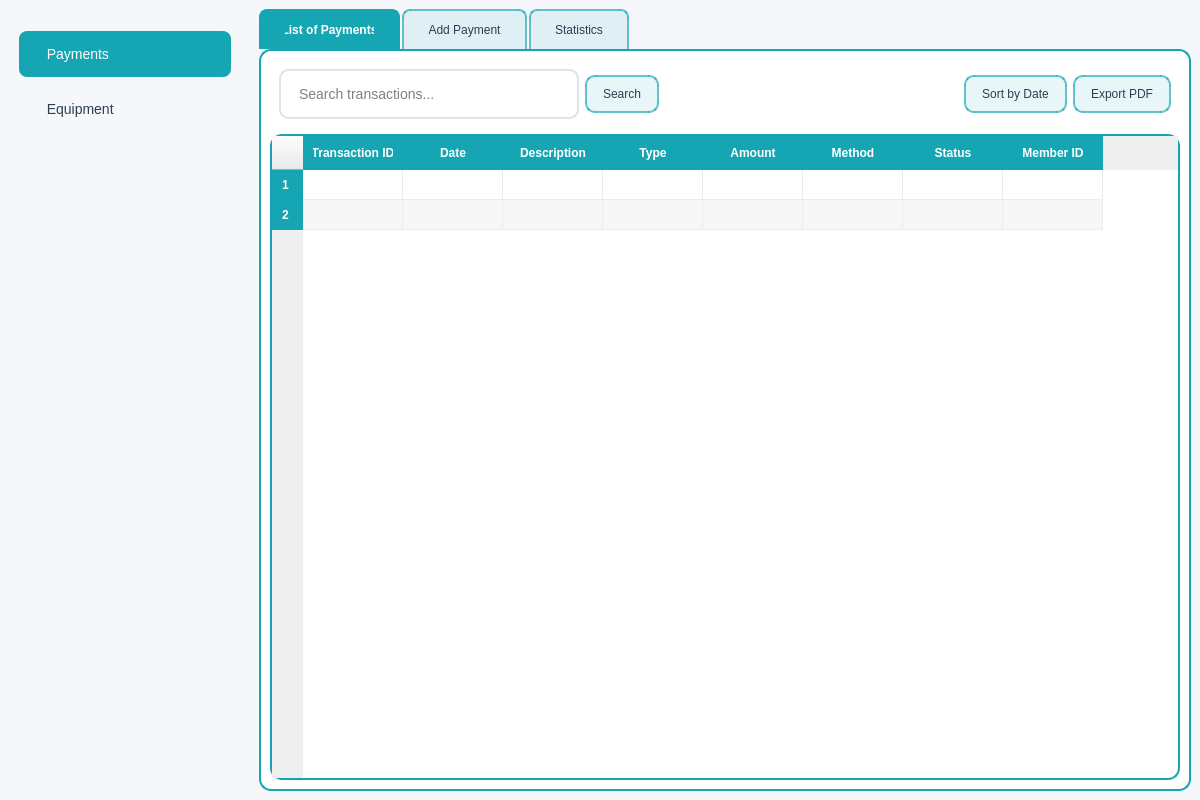
<?xml version="1.0" encoding="UTF-8"?>
<ui version="4.0">
 <class>MainWindow</class>
 <widget class="QMainWindow" name="MainWindow">
  <property name="geometry">
   <rect>
    <x>0</x>
    <y>0</y>
    <width>1200</width>
    <height>800</height>
   </rect>
  </property>
  <property name="windowTitle">
   <string>VIBRA CLUB - Management System</string>
  </property>
  <property name="styleSheet">
   <string notr="true">QMainWindow {
    background-color: #f5f7fa;
}

/* Sidebar Styling */
#sidebarFrame {
    background-color: qlineargradient(x1:0, y1:0, x2:1, y2:0,
                                      stop:0 rgba(22, 165, 179, 0.28),
                                      stop:1 rgba(22, 165, 179, 0.12));
    border-right: 1px solid #e0e4e7;
}

#navigationFrame {
    background-color: transparent;
}

QPushButton#paymentsButton, QPushButton#equipmentButton {
    background-color: transparent;
    border: none;
    padding: 15px 20px;
    text-align: left;
    font-size: 14px;
    color: #2c3e50;
    border-radius: 8px;
    margin: 2px 10px;
}

QPushButton#paymentsButton:hover, QPushButton#equipmentButton:hover {
    background-color: #e8f4f5;
}

QPushButton#paymentsButton:checked, QPushButton#equipmentButton:checked {
    background-color: #16a5b3;
    color: white;
}

QPushButton#paymentsButton:checked:hover, QPushButton#equipmentButton:checked:hover {
    background-color: #139aa6;
}

/* Tab Widget Styling */
QTabWidget::pane {
    border: 2px solid #16a5b3;
    background-color: white;
    border-radius: 12px;
    box-shadow: 0 4px 6px rgba(22, 165, 179, 0.1);
}

QTabBar::tab {
    background-color: rgba(22, 165, 179, 0.10);
    color: #2c3e50;
    padding: 12px 24px;
    margin-right: 2px;
    border-top-left-radius: 8px;
    border-top-right-radius: 8px;
    border: 1.5px solid rgba(22, 165, 179, 0.65);
    border-bottom: none;
}

QTabBar::tab:selected {
    background-color: #16a5b3;
    color: white;
    border-color: #16a5b3;
    font-weight: 600;
}

QTabBar::tab:hover:!selected {
    background-color: rgba(22, 165, 179, 0.18);
    border-color: #16a5b3;
}

/* Statistics Cards Styling */
QFrame[objectName*=&quot;Card&quot;] {
    background-color: white;
    border: 1px solid #e0e4e7;
    border-radius: 16px;
    padding: 20px;
    box-shadow: 0 2px 10px rgba(0, 0, 0, 0.05);
}

QFrame[objectName*=&quot;Card&quot;]:hover {
    box-shadow: 0 4px 20px rgba(22, 165, 179, 0.15);
    border-color: #16a5b3;
}

/* Form Styling */
QLineEdit {
    padding: 14px 16px;
    border: 2px solid #e0e4e7;
    border-radius: 10px;
    font-size: 14px;
    background-color: white;
}

QLineEdit:focus {
    border-color: #16a5b3;
    box-shadow: 0 0 0 3px rgba(22, 165, 179, 0.1);
}

QComboBox {
    padding: 14px 16px;
    border: 2px solid #e0e4e7;
    border-radius: 10px;
    font-size: 14px;
    background-color: white;
}

QComboBox:focus {
    border-color: #16a5b3;
    box-shadow: 0 0 0 3px rgba(22, 165, 179, 0.1);
}

QDateEdit, QSpinBox {
    padding: 14px 16px;
    border: 2px solid #e0e4e7;
    border-radius: 10px;
    font-size: 14px;
    background-color: white;
}

QDateEdit:focus, QSpinBox:focus {
    border-color: #16a5b3;
    box-shadow: 0 0 0 3px rgba(22, 165, 179, 0.1);
}

QPushButton#actionButton {
    background: qlineargradient(x1:0, y1:0, x2:0, y2:1,
                               stop:0 #16a5b3, stop:1 #139aa6);
    color: white;
    border: none;
    padding: 14px 28px;
    border-radius: 10px;
    font-size: 14px;
    font-weight: 600;
}

QPushButton#actionButton:hover {
    background: qlineargradient(x1:0, y1:0, x2:0, y2:1,
                               stop:0 #139aa6, stop:1 #0f858f);
}

/* Table Styling */
QTableWidget {
    background-color: white;
    gridline-color: #e6eef0;
    border: 2px solid #16a5b3;
    border-radius: 12px;
    selection-background-color: rgba(22, 165, 179, 0.14);
}

QHeaderView::section {
    background-color: #16a5b3;
    color: white;
    padding: 8px 10px;
    border: none;
    font-weight: 600;
}

/* Default buttons */
QPushButton {
    background-color: rgba(22, 165, 179, 0.10);
    color: #2c3e50;
    border: 1.5px solid rgba(22, 165, 179, 0.65);
    padding: 10px 16px;
    border-radius: 10px;
}

QPushButton:hover {
    background-color: rgba(22, 165, 179, 0.18);
}

QLabel {
    color: #2c3e50;
}
</string>
  </property>
  <widget class="QWidget" name="centralwidget">
   <layout class="QHBoxLayout" name="mainHorizontalLayout">
    <property name="spacing">
     <number>0</number>
    </property>
    <property name="leftMargin">
     <number>0</number>
    </property>
    <property name="topMargin">
     <number>0</number>
    </property>
    <property name="rightMargin">
     <number>0</number>
    </property>
    <property name="bottomMargin">
     <number>0</number>
    </property>
    <item>
     <widget class="QFrame" name="sidebarFrame">
      <property name="minimumSize">
       <size>
        <width>250</width>
        <height>0</height>
       </size>
      </property>
      <property name="maximumSize">
       <size>
        <width>250</width>
        <height>16777215</height>
       </size>
      </property>
      <layout class="QVBoxLayout" name="sidebarLayout">
       <property name="spacing">
        <number>10</number>
       </property>
       <property name="leftMargin">
        <number>0</number>
       </property>
       <property name="topMargin">
        <number>20</number>
       </property>
       <property name="rightMargin">
        <number>0</number>
       </property>
       <property name="bottomMargin">
        <number>20</number>
       </property>
       <item>
        <widget class="QFrame" name="navigationFrame">
         <layout class="QVBoxLayout" name="navigationLayout">
          <property name="spacing">
           <number>5</number>
          </property>
          <item>
           <widget class="QPushButton" name="paymentsButton">
            <property name="text">
             <string>  Payments</string>
            </property>
            <property name="checkable">
             <bool>true</bool>
            </property>
            <property name="checked">
             <bool>true</bool>
            </property>
           </widget>
          </item>
          <item>
           <widget class="QPushButton" name="equipmentButton">
            <property name="text">
             <string>  Equipment</string>
            </property>
            <property name="checkable">
             <bool>true</bool>
            </property>
           </widget>
          </item>
         </layout>
        </widget>
       </item>
       <item>
        <spacer name="verticalSpacer">
         <property name="orientation">
          <enum>Qt::Orientation::Vertical</enum>
         </property>
         <property name="sizeHint" stdset="0">
          <size>
           <width>20</width>
           <height>40</height>
          </size>
         </property>
        </spacer>
       </item>
      </layout>
     </widget>
    </item>
    <item>
     <widget class="QStackedWidget" name="stackedWidget">
      <property name="currentIndex">
       <number>0</number>
      </property>
      <widget class="QWidget" name="paymentPage">
       <layout class="QVBoxLayout" name="paymentPageLayout">
        <item>
         <widget class="QTabWidget" name="paymentTabWidget">
          <property name="currentIndex">
           <number>0</number>
          </property>
          <widget class="QWidget" name="paymentListTab">
           <attribute name="title">
            <string>List of Payments</string>
           </attribute>
           <layout class="QVBoxLayout" name="paymentListLayout">
            <item>
             <widget class="QFrame" name="paymentSearchFrame">
              <layout class="QHBoxLayout" name="paymentSearchLayout">
               <item>
                <widget class="QLineEdit" name="paymentSearchLineEdit">
                 <property name="placeholderText">
                  <string>Search transactions...</string>
                 </property>
                </widget>
               </item>
               <item>
                <widget class="QPushButton" name="paymentSearchButton">
                 <property name="text">
                  <string>Search</string>
                 </property>
                </widget>
               </item>
               <item>
                <spacer name="horizontalSpacer">
                 <property name="orientation">
                  <enum>Qt::Orientation::Horizontal</enum>
                 </property>
                 <property name="sizeHint" stdset="0">
                  <size>
                   <width>40</width>
                   <height>20</height>
                  </size>
                 </property>
                </spacer>
               </item>
               <item>
                <widget class="QPushButton" name="paymentSortButton">
                 <property name="text">
                  <string>Sort by Date</string>
                 </property>
                </widget>
               </item>
               <item>
                <widget class="QPushButton" name="paymentExportButton">
                 <property name="text">
                  <string>Export PDF</string>
                 </property>
                </widget>
               </item>
              </layout>
             </widget>
            </item>
            <item>
             <widget class="QTableWidget" name="paymentTable">
              <property name="alternatingRowColors">
               <bool>true</bool>
              </property>
              <property name="rowCount">
               <number>2</number>
              </property>
              <property name="columnCount">
               <number>8</number>
              </property>
              <row/>
              <row/>
              <column>
               <property name="text">
                <string>Transaction ID</string>
               </property>
              </column>
              <column>
               <property name="text">
                <string>Date</string>
               </property>
              </column>
              <column>
               <property name="text">
                <string>Description</string>
               </property>
              </column>
              <column>
               <property name="text">
                <string>Type</string>
               </property>
              </column>
              <column>
               <property name="text">
                <string>Amount</string>
               </property>
              </column>
              <column>
               <property name="text">
                <string>Method</string>
               </property>
              </column>
              <column>
               <property name="text">
                <string>Status</string>
               </property>
              </column>
              <column>
               <property name="text">
                <string>Member ID</string>
               </property>
              </column>
             </widget>
            </item>
           </layout>
          </widget>
          <widget class="QWidget" name="paymentAddTab">
           <attribute name="title">
            <string>Add Payment</string>
           </attribute>
           <layout class="QVBoxLayout" name="paymentAddLayout">
            <item>
             <widget class="QScrollArea" name="paymentScrollArea">
              <property name="widgetResizable">
               <bool>true</bool>
              </property>
              <widget class="QWidget" name="paymentScrollContent">
               <property name="geometry">
                <rect>
                 <x>0</x>
                 <y>0</y>
                 <width>900</width>
                 <height>704</height>
                </rect>
               </property>
               <layout class="QVBoxLayout" name="paymentFormLayout">
                <item>
                 <widget class="QFrame" name="paymentFormFrame">
                  <layout class="QGridLayout" name="paymentGridLayout">
                   <item row="0" column="0">
                    <widget class="QLabel" name="paymentTypeLabel">
                     <property name="text">
                      <string>Transaction Type:</string>
                     </property>
                    </widget>
                   </item>
                   <item row="0" column="1">
                    <widget class="QComboBox" name="paymentTypeCombo">
                     <item>
                      <property name="text">
                       <string>Income</string>
                      </property>
                     </item>
                     <item>
                      <property name="text">
                       <string>Expense</string>
                      </property>
                     </item>
                    </widget>
                   </item>
                   <item row="1" column="0">
                    <widget class="QLabel" name="paymentDescriptionLabel">
                     <property name="text">
                      <string>Description:</string>
                     </property>
                    </widget>
                   </item>
                   <item row="1" column="1">
                    <widget class="QLineEdit" name="paymentDescriptionEdit">
                     <property name="placeholderText">
                      <string>Enter transaction description</string>
                     </property>
                    </widget>
                   </item>
                   <item row="2" column="0">
                    <widget class="QLabel" name="paymentDateLabel">
                     <property name="text">
                      <string>Date:</string>
                     </property>
                    </widget>
                   </item>
                   <item row="2" column="1">
                    <widget class="QDateEdit" name="paymentDateEdit">
                     <property name="calendarPopup">
                      <bool>true</bool>
                     </property>
                    </widget>
                   </item>
                   <item row="2" column="2">
                    <widget class="QLabel" name="paymentAmountLabel">
                     <property name="text">
                      <string>Amount:</string>
                     </property>
                    </widget>
                   </item>
                   <item row="2" column="3">
                    <widget class="QDoubleSpinBox" name="paymentAmountSpinBox">
                     <property name="prefix">
                      <string>TND </string>
                     </property>
                     <property name="maximum">
                      <double>999999.989999999990687</double>
                     </property>
                    </widget>
                   </item>
                   <item row="3" column="0">
                    <widget class="QLabel" name="paymentMethodLabel">
                     <property name="text">
                      <string>Payment Method:</string>
                     </property>
                    </widget>
                   </item>
                   <item row="3" column="1">
                    <widget class="QComboBox" name="paymentMethodCombo">
                     <item>
                      <property name="text">
                       <string>Cash</string>
                      </property>
                     </item>
                     <item>
                      <property name="text">
                       <string>Credit Card</string>
                      </property>
                     </item>
                     <item>
                      <property name="text">
                       <string>Debit Card</string>
                      </property>
                     </item>
                     <item>
                      <property name="text">
                       <string>Bank Transfer</string>
                      </property>
                     </item>
                    </widget>
                   </item>
                   <item row="3" column="2">
                    <widget class="QLabel" name="paymentCategoryLabel">
                     <property name="text">
                      <string>Category:</string>
                     </property>
                    </widget>
                   </item>
                   <item row="3" column="3">
                    <widget class="QComboBox" name="paymentCategoryCombo">
                     <item>
                      <property name="text">
                       <string>Membership Fees</string>
                      </property>
                     </item>
                     <item>
                      <property name="text">
                       <string>Equipment</string>
                      </property>
                     </item>
                     <item>
                      <property name="text">
                       <string>Utilities</string>
                      </property>
                     </item>
                     <item>
                      <property name="text">
                       <string>Salaries</string>
                      </property>
                     </item>
                    </widget>
                   </item>
                   <item row="4" column="0">
                    <widget class="QLabel" name="paymentMemberLabel">
                     <property name="text">
                      <string>Member ID:</string>
                     </property>
                    </widget>
                   </item>
                   <item row="4" column="1">
                    <widget class="QLineEdit" name="paymentMemberEdit">
                     <property name="placeholderText">
                      <string>Enter member ID</string>
                     </property>
                    </widget>
                   </item>
                   <item row="4" column="2">
                    <widget class="QLabel" name="paymentStatusLabel">
                     <property name="text">
                      <string>Status:</string>
                     </property>
                    </widget>
                   </item>
                   <item row="4" column="3">
                    <widget class="QComboBox" name="paymentStatusCombo">
                     <item>
                      <property name="text">
                       <string>Completed</string>
                      </property>
                     </item>
                     <item>
                      <property name="text">
                       <string>Pending</string>
                      </property>
                     </item>
                     <item>
                      <property name="text">
                       <string>Failed</string>
                      </property>
                     </item>
                    </widget>
                   </item>
                   <item row="5" column="0" colspan="4">
                    <layout class="QHBoxLayout" name="paymentButtonLayout">
                     <item>
                      <spacer name="horizontalSpacer_2">
                       <property name="orientation">
                        <enum>Qt::Orientation::Horizontal</enum>
                       </property>
                       <property name="sizeHint" stdset="0">
                        <size>
                         <width>40</width>
                         <height>20</height>
                        </size>
                       </property>
                      </spacer>
                     </item>
                     <item>
                      <widget class="QPushButton" name="addPaymentButton">
                       <property name="text">
                        <string>Add Payment</string>
                       </property>
                      </widget>
                     </item>
                     <item>
                      <widget class="QPushButton" name="clearPaymentFormButton">
                       <property name="text">
                        <string>Clear Form</string>
                       </property>
                      </widget>
                     </item>
                     <item>
                      <spacer name="horizontalSpacer_3">
                       <property name="orientation">
                        <enum>Qt::Orientation::Horizontal</enum>
                       </property>
                       <property name="sizeHint" stdset="0">
                        <size>
                         <width>40</width>
                         <height>20</height>
                        </size>
                       </property>
                      </spacer>
                     </item>
                    </layout>
                   </item>
                  </layout>
                 </widget>
                </item>
               </layout>
              </widget>
             </widget>
            </item>
           </layout>
          </widget>
          <widget class="QWidget" name="paymentStatsTab">
           <attribute name="title">
            <string>Statistics</string>
           </attribute>
           <layout class="QVBoxLayout" name="paymentStatsLayout">
            <item>
             <widget class="QScrollArea" name="paymentStatsScrollArea">
              <property name="widgetResizable">
               <bool>true</bool>
              </property>
              <widget class="QWidget" name="paymentStatsContent">
               <property name="geometry">
                <rect>
                 <x>0</x>
                 <y>0</y>
                 <width>900</width>
                 <height>704</height>
                </rect>
               </property>
               <layout class="QVBoxLayout" name="paymentStatsContentLayout">
                <item>
                 <widget class="QFrame" name="paymentSummaryFrame">
                  <layout class="QHBoxLayout" name="paymentSummaryLayout">
                   <item>
                    <widget class="QFrame" name="totalIncomeCard">
                     <layout class="QVBoxLayout" name="totalIncomeLayout">
                      <item>
                       <widget class="QLabel" name="totalIncomeLabel">
                        <property name="text">
                         <string>Total Income</string>
                        </property>
                        <property name="alignment">
                         <set>Qt::AlignmentFlag::AlignCenter</set>
                        </property>
                       </widget>
                      </item>
                      <item>
                       <widget class="QLabel" name="totalIncomeValue">
                        <property name="text">
                         <string>TND 0.00</string>
                        </property>
                        <property name="alignment">
                         <set>Qt::AlignmentFlag::AlignCenter</set>
                        </property>
                       </widget>
                      </item>
                     </layout>
                    </widget>
                   </item>
                   <item>
                    <widget class="QFrame" name="totalExpenseCard">
                     <layout class="QVBoxLayout" name="totalExpenseLayout">
                      <item>
                       <widget class="QLabel" name="totalExpenseLabel">
                        <property name="text">
                         <string>Total Expenses</string>
                        </property>
                        <property name="alignment">
                         <set>Qt::AlignmentFlag::AlignCenter</set>
                        </property>
                       </widget>
                      </item>
                      <item>
                       <widget class="QLabel" name="totalExpenseValue">
                        <property name="text">
                         <string>TND 0.00</string>
                        </property>
                        <property name="alignment">
                         <set>Qt::AlignmentFlag::AlignCenter</set>
                        </property>
                       </widget>
                      </item>
                     </layout>
                    </widget>
                   </item>
                   <item>
                    <widget class="QFrame" name="netBalanceCard">
                     <layout class="QVBoxLayout" name="netBalanceLayout">
                      <item>
                       <widget class="QLabel" name="netBalanceLabel">
                        <property name="text">
                         <string>Net Balance</string>
                        </property>
                        <property name="alignment">
                         <set>Qt::AlignmentFlag::AlignCenter</set>
                        </property>
                       </widget>
                      </item>
                      <item>
                       <widget class="QLabel" name="netBalanceValue">
                        <property name="text">
                         <string>TND 0.00</string>
                        </property>
                        <property name="alignment">
                         <set>Qt::AlignmentFlag::AlignCenter</set>
                        </property>
                       </widget>
                      </item>
                     </layout>
                    </widget>
                   </item>
                   <item>
                    <widget class="QPushButton" name="exportStatsButton">
                     <property name="text">
                      <string>Export CSV</string>
                     </property>
                    </widget>
                   </item>
                  </layout>
                 </widget>
                </item>
                <item>
                 <widget class="QFrame" name="paymentChartsFrame">
                  <layout class="QVBoxLayout" name="paymentChartsLayout">
                   <item>
                    <widget class="QLabel" name="paymentChartsTitle">
                     <property name="text">
                      <string>Payment Method Distribution</string>
                     </property>
                     <property name="alignment">
                      <set>Qt::AlignmentFlag::AlignCenter</set>
                     </property>
                    </widget>
                   </item>
                   <item>
                    <widget class="QTableWidget" name="paymentMethodStatsTable">
                     <property name="rowCount">
                      <number>3</number>
                     </property>
                     <property name="columnCount">
                      <number>4</number>
                     </property>
                     <row/>
                     <row/>
                     <row/>
                     <column>
                      <property name="text">
                       <string>Payment Method</string>
                      </property>
                     </column>
                     <column>
                      <property name="text">
                       <string>Total Transactions</string>
                      </property>
                     </column>
                     <column>
                      <property name="text">
                       <string>Total Amount</string>
                      </property>
                     </column>
                     <column>
                      <property name="text">
                       <string>Percentage</string>
                      </property>
                     </column>
                    </widget>
                   </item>
                  </layout>
                 </widget>
                </item>
                <item>
                 <widget class="QFrame" name="recentPaymentsFrame">
                  <layout class="QVBoxLayout" name="recentPaymentsLayout">
                   <item>
                    <widget class="QLabel" name="recentPaymentsTitle">
                     <property name="text">
                      <string>Recent Transactions</string>
                     </property>
                     <property name="alignment">
                      <set>Qt::AlignmentFlag::AlignCenter</set>
                     </property>
                    </widget>
                   </item>
                   <item>
                    <widget class="QTableWidget" name="recentPaymentsTable">
                     <property name="rowCount">
                      <number>5</number>
                     </property>
                     <property name="columnCount">
                      <number>5</number>
                     </property>
                     <row/>
                     <row/>
                     <row/>
                     <row/>
                     <row/>
                     <column>
                      <property name="text">
                       <string>Date</string>
                      </property>
                     </column>
                     <column>
                      <property name="text">
                       <string>Description</string>
                      </property>
                     </column>
                     <column>
                      <property name="text">
                       <string>Type</string>
                      </property>
                     </column>
                     <column>
                      <property name="text">
                       <string>Amount</string>
                      </property>
                     </column>
                     <column>
                      <property name="text">
                       <string>Status</string>
                      </property>
                     </column>
                    </widget>
                   </item>
                  </layout>
                 </widget>
                </item>
               </layout>
              </widget>
             </widget>
            </item>
           </layout>
          </widget>
         </widget>
        </item>
       </layout>
      </widget>
      <widget class="QWidget" name="equipmentPage">
       <layout class="QVBoxLayout" name="equipmentPageLayout">
        <item>
         <widget class="QLabel" name="equipmentTitle">
          <property name="text">
           <string>Equipment Management</string>
          </property>
          <property name="alignment">
           <set>Qt::AlignmentFlag::AlignCenter</set>
          </property>
         </widget>
        </item>
        <item>
         <widget class="QTabWidget" name="equipmentTabWidget">
          <property name="currentIndex">
           <number>0</number>
          </property>
          <widget class="QWidget" name="equipmentListTab">
           <attribute name="title">
            <string>Equipment List</string>
           </attribute>
           <layout class="QVBoxLayout" name="equipmentListLayout">
            <item>
             <widget class="QFrame" name="equipmentSearchFrame">
              <layout class="QHBoxLayout" name="equipmentSearchLayout">
               <item>
                <widget class="QLineEdit" name="equipmentSearchLineEdit">
                 <property name="placeholderText">
                  <string>Search equipment...</string>
                 </property>
                </widget>
               </item>
               <item>
                <widget class="QPushButton" name="equipmentSearchButton">
                 <property name="text">
                  <string>Search</string>
                 </property>
                </widget>
               </item>
              </layout>
             </widget>
            </item>
            <item>
             <widget class="QTableWidget" name="equipmentTable">
              <property name="alternatingRowColors">
               <bool>true</bool>
              </property>
              <property name="rowCount">
               <number>2</number>
              </property>
              <property name="columnCount">
               <number>6</number>
              </property>
              <row/>
              <row/>
              <column>
               <property name="text">
                <string>Equipment ID</string>
               </property>
              </column>
              <column>
               <property name="text">
                <string>Name</string>
               </property>
              </column>
              <column>
               <property name="text">
                <string>Type</string>
               </property>
              </column>
              <column>
               <property name="text">
                <string>Purchase Date</string>
               </property>
              </column>
              <column>
               <property name="text">
                <string>Condition</string>
               </property>
              </column>
              <column>
               <property name="text">
                <string>Status</string>
               </property>
              </column>
             </widget>
            </item>
           </layout>
          </widget>
          <widget class="QWidget" name="equipmentAddTab">
           <attribute name="title">
            <string>Add Equipment</string>
           </attribute>
           <layout class="QVBoxLayout" name="equipmentAddLayout">
            <item>
             <widget class="QFrame" name="equipmentFormFrame">
              <layout class="QGridLayout" name="equipmentGridLayout">
               <item row="0" column="0">
                <widget class="QLabel" name="equipmentIdLabel">
                 <property name="text">
                  <string>Equipment ID:</string>
                 </property>
                </widget>
               </item>
               <item row="0" column="1">
                <widget class="QLineEdit" name="equipmentIdLineEdit">
                 <property name="placeholderText">
                  <string>EQ001</string>
                 </property>
                </widget>
               </item>
               <item row="1" column="0">
                <widget class="QLabel" name="equipmentNameLabel">
                 <property name="text">
                  <string>Name:</string>
                 </property>
                </widget>
               </item>
               <item row="1" column="1">
                <widget class="QLineEdit" name="equipmentNameLineEdit">
                 <property name="placeholderText">
                  <string>Enter equipment name</string>
                 </property>
                </widget>
               </item>
               <item row="2" column="0">
                <widget class="QLabel" name="equipmentTypeLabel">
                 <property name="text">
                  <string>Type:</string>
                 </property>
                </widget>
               </item>
               <item row="2" column="1">
                <widget class="QComboBox" name="equipmentTypeComboBox">
                 <item>
                  <property name="text">
                   <string>Cardio</string>
                  </property>
                 </item>
                 <item>
                  <property name="text">
                   <string>Strength</string>
                  </property>
                 </item>
                 <item>
                  <property name="text">
                   <string>Flexibility</string>
                  </property>
                 </item>
                </widget>
               </item>
               <item row="3" column="0">
                <widget class="QLabel" name="purchaseDateLabel">
                 <property name="text">
                  <string>Purchase Date:</string>
                 </property>
                </widget>
               </item>
               <item row="3" column="1">
                <widget class="QDateEdit" name="purchaseDateEdit"/>
               </item>
               <item row="4" column="0">
                <widget class="QLabel" name="conditionLabel">
                 <property name="text">
                  <string>Condition:</string>
                 </property>
                </widget>
               </item>
               <item row="4" column="1">
                <widget class="QComboBox" name="conditionComboBox">
                 <item>
                  <property name="text">
                   <string>New</string>
                  </property>
                 </item>
                 <item>
                  <property name="text">
                   <string>Good</string>
                  </property>
                 </item>
                 <item>
                  <property name="text">
                   <string>Fair</string>
                  </property>
                 </item>
                 <item>
                  <property name="text">
                   <string>Needs Repair</string>
                  </property>
                 </item>
                </widget>
               </item>
               <item row="5" column="0" colspan="2">
                <widget class="QPushButton" name="addEquipmentButton">
                 <property name="text">
                  <string>Add Equipment</string>
                 </property>
                </widget>
               </item>
              </layout>
             </widget>
            </item>
           </layout>
          </widget>
         </widget>
        </item>
       </layout>
      </widget>
     </widget>
    </item>
   </layout>
  </widget>
 </widget>
 <resources/>
 <connections/>
</ui>
